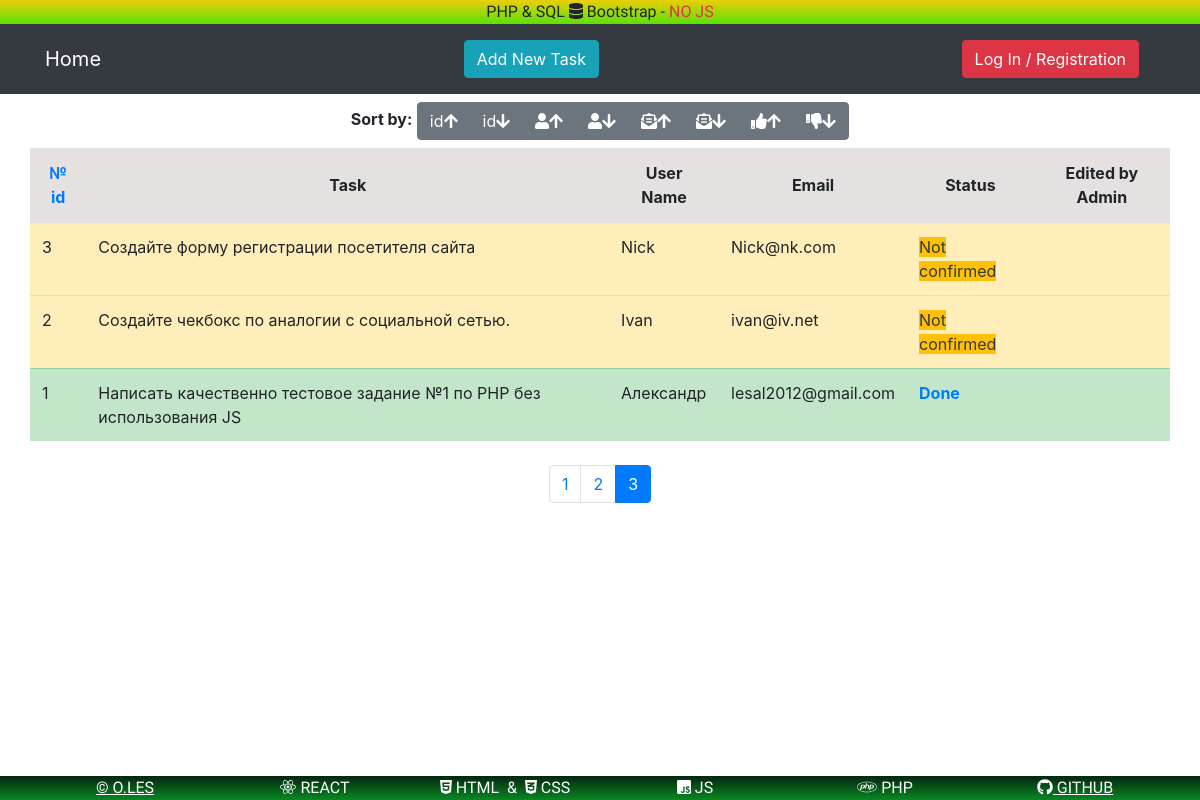
/index.php?page=2&DESC=DESC&order=id, run on the app's committed database.
### tables this page shows
CREATE TABLE `php_task_1_tasks` (
  `id` int(11) NOT NULL,
  `task` varchar(2048) NOT NULL,
  `user_name` varchar(32) NOT NULL,
  `email` varchar(32) NOT NULL,
  `status` varchar(16) DEFAULT 'Not confirmed',
  `edit_admin` varchar(64) DEFAULT NULL
);

### core/function.php (called while the page is built, shortened)
<?php
function select_main_page($conn){
    $offset = 0;
    $desc = 'DESC';
    $order = 'id';
    if (isset($_GET['page']) && trim($_GET['page'])!=''){
        $offset = trim($_GET['page']);
    }
    if (isset($_GET['order']) && trim($_GET['order']) !=''){
        $order = trim($_GET['order']);
    }
    $sql = "SELECT * FROM php_task_1_tasks ORDER BY ".$order." ".$desc." LIMIT ".TASK_ON_PAGE." OFFSET ".$offset*TASK_ON_PAGE;
    $result = mysqli_query($conn, $sql);
    $a = array();
    if (mysqli_num_rows($result) > 0) {
        while($row = mysqli_fetch_assoc($result)) {
            $a['data'][] = $row;
        }
    }
    $a['parameter']['desc'] = $desc;
    $a['parameter']['order'] = $order;
    $a['parameter']['page'] = $offset;
    return $a;
}
function pagination_count($conn){
    $sql = "SELECT id FROM php_task_1_tasks";
    $result = mysqli_query($conn, $sql);
    $result = mysqli_num_rows($result);
    return ceil( $result / TASK_ON_PAGE );
}

### index.php (the view, shortened to what this page needs)
<?php
require_once 'core/config_connect_function.php';
$full_data = select_main_page($conn);
$data = $full_data['data'];
$DESC = $full_data['parameter']['desc'];
$order = $full_data['parameter']['order'];
$page = $full_data['parameter']['page'];
$count_page = pagination_count($conn);
require_once 'template/head_html.php';
?>
<div class="container">
    <div class="col-lg-12 text-center my-2">
        <span class="font-weight-bold">Sort by:</span>
        <div class="btn-group" role="group" aria-label="Basic example">
            <button type="button" class="btn btn-secondary">
                <a href="index.php?page=<?echo $page?>&DESC=&order=id" class='text-white'>
                    id<i class="fas fa-arrow-up"></i>
                </a>
            </button>
            <button type="button" class="btn btn-secondary">
                <a href="index.php?page=<?echo $page?>&DESC=DESC&order=id" class='text-white'>
                    id<i class="fas fa-arrow-down"></i>
                </a>
            </button>
            <button type="button" class="btn btn-secondary">
                <a href="index.php?page=<?echo $page?>&DESC=&order=user_name" class='text-white'>
                    <i class="fas fa-user"></i><i class="fas fa-arrow-up"></i>
                </a>
            </button>
            <button type="button" class="btn btn-secondary">
               <a href="index.php?page=<?echo $page?>&DESC=DESC&order=user_name" class='text-white'>
                    <i class="fas fa-user"></i><i class="fas fa-arrow-down"></i>
               </a>
            </button>
            <button type="button" class="btn btn-secondary">
                <a href="index.php?page=<?echo $page?>&DESC=&order=email" class='text-white'>
                    <i class="fas fa-envelope-open-text"></i><i class="fas fa-arrow-up"></i>
                </a>
            </button>
            <button type="button" class="btn btn-secondary">
               <a href="index.php?page=<?echo $page?>&DESC=DESC&order=email" class='text-white'>
                    <i class="fas fa-envelope-open-text"></i><i class="fas fa-arrow-down"></i>
               </a>
            </button>
            <button type="button" class="btn btn-secondary">
                <a href="index.php?page=<?echo $page?>&DESC=&order=status" class='text-white'>
                    <i class="fas fa-thumbs-up"></i><i class="fas fa-arrow-up"></i>
                </a>
            </button>
            <button type="button" class="btn btn-secondary">
               <a href="index.php?page=<?echo $page?>&DESC=DESC&order=status" class='text-white'>
                    <i class="fas fa-thumbs-down"></i><i class="fas fa-arrow-down"></i>
               </a>
            </button>
        </div>
    </div>
<?
echo "<div class='row'>";
        echo '<table class="table table-striped">';
            echo '<thead style="background-color:#e5e1e1;">';
                echo '<tr>';
                if($order == 'id'){
                    echo '<th class="align-middle text-center text-primary">№ id</th>';
                } else {
                    echo '<th class="align-middle text-center">№ id</th>';
                }
                    echo '<th class="align-middle text-center">Task</th>';
                if($order == 'user_name'){
                    echo '<th class="align-middle text-center text-primary">User Name</th>';
                } else {
                    echo '<th class="align-middle text-center">User Name</th>';
                }
                if($order == 'email'){
                    echo '<th class="align-middle text-center text-primary">Email</th>';
                } else {
                    echo '<th class="align-middle text-center">Email</th>';
                }
                if($order == 'status'){
                    echo '<th class="align-middle text-center text-primary"">Status</th>';
                } else {
                    echo '<th class="align-middle text-center">Status</th>';
                }
                    echo '<th class="align-middle text-center">Edited by Admin</th>';
                echo '</tr>';
            echo '</thead>';
            echo '<tbody>';
            $out = '';
            foreach ($data as $value) {
                if($value['status'] == 'Not confirmed'){
                    $out .='<tr class="table-warning">';
                        $out .='<td class="table-warning">'.$value['id'].'</td>';
                        if (isset($_COOKIE['user_name']) && $_COOKIE['user_name']!=''
                        && $_COOKIE['user_name'] == 'admin'){
                            if (isset($_POST['formSubmitText']) && trim($_POST['formSubmitText']) =='Edit Text'
                            &&  isset($_POST['status_edit_text']) && trim($_POST['status_edit_text'] == $value['id'])){
                                $out .='<td class="table-warning">';
                                $out .='<form action="" method="POST">';
                                $out .='<div class="form-group">';
                                $out .='<input type="checkbox" class="d-none" name="status_task" checked="checked" value='.$value['id'].' />';
                                $out .="<textarea type='text' class='form-control' aria-describedby='status_text' name='status_text' >".$value['task']."</textarea>";
                                $out .='</div>';
                                $out .='<input type="submit" name="formSubmitTextDB" value="ChangeText" class="btn btn-primary float-right my-1 btn-sm">';
                                $out .='</form>';
                                $out .='<button type="button" class="btn btn-secondary float-left text-white my-1 btn-sm"/><a href="index.php" class="text-white">Cancel</button>';
                                $out .='</td>';
                            } else {
                                $out .='<td class="table-warning">'.$value['task'].'</td>';
                            };
                            $out .='<td class="table-warning">'.$value['user_name'].'</td>';
                            $out .='<td class="table-warning">'.$value['email'].'</td>';
                            $out .='<td class="table-warning">';
                            $out .='<form action="" method="POST">';
                            $out .='<input type="checkbox" class="d-none" name="status_task" checked="checked" value='.$value['id'].' />';
                            $out .='<input type="submit" name="formSubmitStatus" value="Confirm" class="btn btn-success btn-sm"/>';
                            $out .='</form>';
                            $out .='<hr>';
                            $out .='<span class="bg-warning text-dark">Not confirmed</span>';
                            $out .='</td>';
                            $out .='<td class="table-warning">';
                            $out .='<form action="" method="POST">';
                            $out .='<input type="checkbox" class="d-none" name="status_edit_text" checked="checked" value='.$value['id'].' />';
                            $out .='<input type="submit" name="formSubmitText" value="Edit Text" class="btn btn-secondary btn-sm"/>';
                            $out .='</form>';
                            if($value['edit_admin'] != null){
                                $out .='<hr>';
                                $out .='<span class="text-danger">Edited by admin</span>';
                            }
                        } else {
                            $out .='<td class="table-warning">'.$value['task'].'</td>';
                            $out .='<td class="table-warning">'.$value['user_name'].'</td>';
                            $out .='<td class="table-warning">'.$value['email'].'</td>';
                            $out .='<td class="table-warning">';
                            $out .='<span class="bg-warning text-dark">Not confirmed</span>';
                            $out .='</td>';
                            $out .='<td class="table-warning">';
                        };
                        $out .= '</td>';
                } else {
                    $out .='<tr class="table-success">';
                        $out .='<td class="table-success">'.$value['id'].'</td>';
                        if (isset($_POST['formSubmitText']) && trim($_POST['formSubmitText']) =='Edit Text'
                            &&  isset($_POST['status_edit_text']) && trim($_POST['status_edit_text'] == $value['id'])){
                                $out .='<td class="table-warning">';
                                $out .='<form action="" method="POST">';
                                $out .='<div class="form-group">';
                                $out .='<input type="checkbox" class="d-none" name="status_task" checked="checked" value='.$value['id'].' />';
                                $out .="<textarea type='text' class='form-control' aria-describedby='status_text' name='status_text' >".$value['task']."</textarea>";
                                $out .='</div>';
                                $out .='<input type="submit" name="formSubmitTextDB" value="ChangeText" class="btn btn-primary float-right my-1 btn-sm">';
                                $out .='</form>';
                                $out .='<button type="button" class="btn btn-secondary float-left text-white my-1 btn-sm"/><a href="index.php" class="text-white">Cancel</button>';
                                $out .='</td>';
                            } else {
                                $out .='<td class="table-warning">'.$value['task'].'</td>';
                            };
                        $out .='<td class="table-success">'.$value['user_name'].'</td>';
                        $out .='<td class="table-success">'.$value['email'].'</td>';
                        $out .='<td class="table-success font-weight-bold text-primary">Done</td>';
                        $out .='<td class="table-warning">';
                        $out .= '</td>';
                }
                $out .="</tr>";
            };
            echo $out;
        echo '</table>';
echo '</div>';
echo '<nav aria-label="Page navigation example" class="m-2">';
    echo '<ul class="pagination justify-content-center">';
        for ($i=0; $i < $count_page; $i++){
            $j = $i+1;
            if ($i == $_GET['page']) {
                echo "<li class='page-item active'><a class='page-link' href='index.php?page={$i}&DESC={$DESC}&order={$order}' class='pagination '>{$j}</a></li>";
            }
            else {
                echo "<li class='page-item'><a class='page-link' href='index.php?page={$i}&DESC={$DESC}&order={$order}' class='pagination'>{$j}</a></li>";
            }
        }
    echo '</ul>';
echo '</nav>';
echo ' </div>';
require_once 'template/footer.php';
?>

### css/style.css (style rules this page uses)
html, body { height: 100%; }

### data on the page
php_task_1_tasks: id "3", task "Создайте форму регистрации посетителя сайта", user_name "Nick", email "Nick@nk.com", shows "Not confirmed"
php_task_1_tasks: id "2", task "Создайте чекбокс по аналогии с социальной сетью.", user_name "Ivan", email "ivan@iv.net", shows "Not confirmed"
php_task_1_tasks: id "1", task "Написать качественно тестовое задание №1 по PHP без использования JS", user_name "Александр", email "lesal2012@gmail.com", status "Done"

### other printed values
$j "1"
$j "2"
$j "3"
